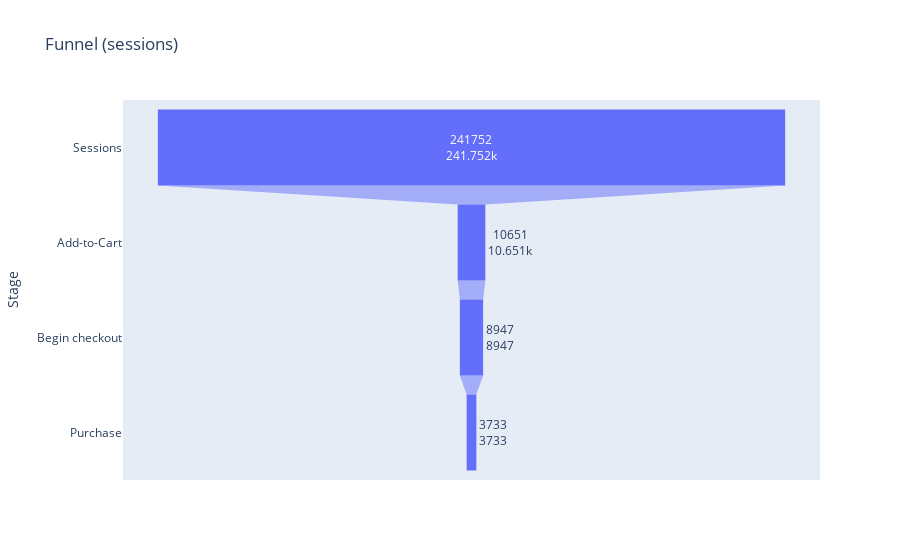

The notebook cell saved with this chart:
### Code cell
fig = px.funnel(stage_df, x = "Count", y = "Stage", title = "Funnel (sessions)", text = "Count")
fig.show()

### Figure 1 — Plotly figure (JSON) as saved in the notebook; plotly's stock layout.template omitted (floating-point values rounded to 4 significant figures)
{"data": [{"hovertemplate": "Count=%{text}<br>Stage=%{y}<extra></extra>", "legendgroup": "", "marker": {"color": "#636efa"}, "name": "", "orientation": "h", "showlegend": false, "text": [241800.0, 10650.0, 8947.0, 3733.0], "type": "funnel", "x": [241752, 10651, 8947, 3733], "xaxis": "x", "y": ["Sessions", "Add-to-Cart", "Begin checkout", "Purchase"], "yaxis": "y"}], "layout": {"legend": {"tracegroupgap": 0}, "title": {"text": "Funnel (sessions)"}, "xaxis": {"anchor": "y", "domain": [0, 1], "title": {"text": "Count"}}, "yaxis": {"anchor": "x", "domain": [0, 1], "title": {"text": "Stage"}}}}
